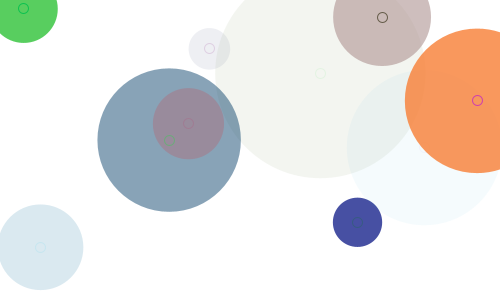
Frame 1 (no input)
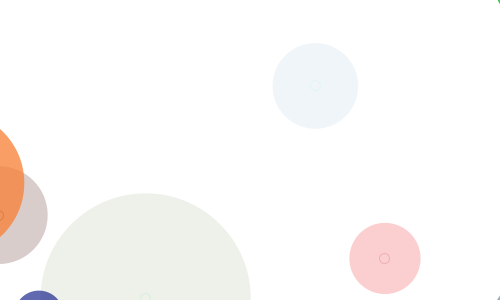
Frame 60 (the mouse pressed at the canvas centre just before this capture)
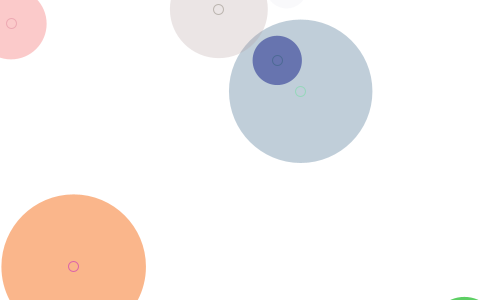
Frame 120 (the mouse held since frame 60 and released just before this capture)

The Processing sketch that drew these frames (run headless with seeded random() and noise(); from frame 60 on, the mouse is pressed at the canvas centre):

// Processing sketch: p6_3
// ── p6_3.pde
/*
* マウスクリックのたびにいくつか円を書く(OOPバージョン衝突判定あり)
* ぶつかったときに透明度を下げる
*/
int _num = 10;
Cirle[] _circleArr = {};

void setup() {
    size(500, 300);
    background(255);
    smooth();
    strokeWeight(1);
    fill(150, 50);
    drawCircles();
}

void draw() {
    background(255);
    for (int i = 0; i <  _circleArr.length; i++) {
        Cirle thisCircle = _circleArr[i];
        thisCircle.updateMe();
    }
}

void mouseReleased() {
    drawCircles();
}

void drawCircles() {
    for (int i = 0; i < _num; i++) {
        Cirle thisCircle = new Cirle();
        thisCircle.drawMe();
        _circleArr = (Cirle[])append(_circleArr, thisCircle);
    }
}

class Cirle {
    float x, y, r;
    color lineColor, fillColor;
    float alpha;
    float xMove, yMove;
    
    /**
    * コンストラクタ
    */
    Cirle() {
        x = random(width);
        y = random(height);
        r = random(100) + 10;
        lineColor = color(random(255), random(255), random(255));
        fillColor = color(random(255), random(255), random(255));
        alpha = random(255);
        xMove = random(10) - 5;
        yMove = random(10) - 5;
    }
    
    void drawMe() {
        noStroke();
        fill(fillColor, alpha);
        ellipse(x, y,r * 2, r * 2);
        stroke(lineColor, alpha);
        noFill();
        ellipse(x, y, 10, 10);
    }
    
    void updateMe() {
        x += xMove;
        y += yMove;
        if (x > width + r) x = 0 - r;
        if (x < 0 - r) x = width + r;
        if (y > height + r) y = 0 - r;
        if (y < 0 - r) y = height + r;

        boolean touching = false;
        for(int i=0; i<_circleArr.length; i++) {
            Cirle otherCircle = _circleArr[i];
            if(otherCircle != this) {
                float distance = dist(x, y, otherCircle.x, otherCircle.y);
                if(distance -r - otherCircle.r < 0) {
                    touching = true;
                    break;
                }
            }
        }
        if (touching) {
            if(alpha >0) alpha--;
        } else {
            if(alpha < 255) alpha++;
        }
        
        drawMe();
    }
}
